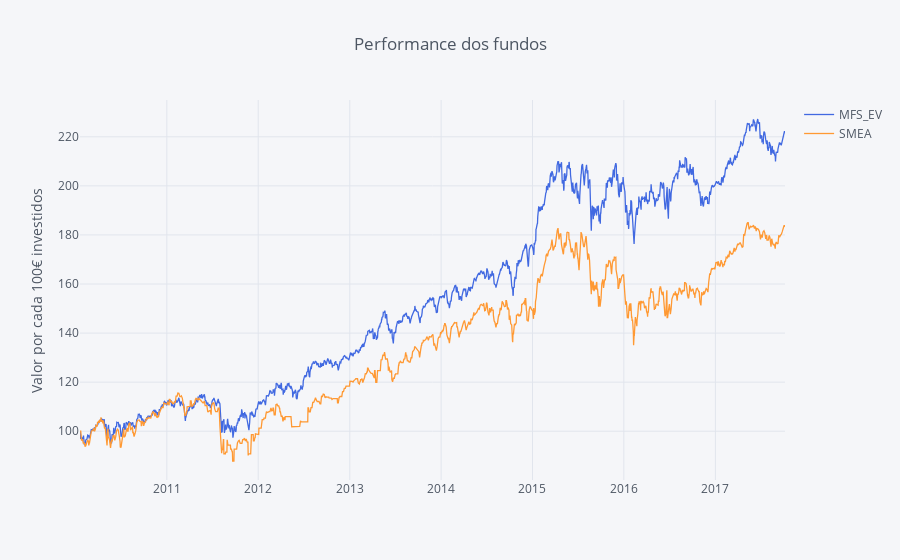

This figure's notebook cell:
### Code cell
Quotes_df_norm.iplot(kind='scatter',yTitle='Valor por cada 100€ investidos', title='Performance dos fundos',
                    colors=['royalblue', 'orange', 'dimgray'])

### Figure 1 — Plotly figure (JSON) as saved in the notebook; plotly's stock layout.template omitted (floating-point values rounded to 4 significant figures; data arrays with more than 128 entries replaced by an {"elided": "..."} marker saying what was removed)
{"data": [{"line": {"color": "rgba(65, 105, 225, 1.0)", "dash": "solid", "width": 1.3}, "mode": "lines", "name": "MFS_EV", "text": "", "type": "scatter", "x": {"elided": "1918 str values"}, "y": {"elided": "1918 float values"}}, {"line": {"color": "rgba(255, 153, 51, 1.0)", "dash": "solid", "width": 1.3}, "mode": "lines", "name": "SMEA", "text": "", "type": "scatter", "x": {"elided": "1918 str values"}, "y": {"elided": "1918 float values"}}], "layout": {"legend": {"bgcolor": "#F5F6F9", "font": {"color": "#4D5663"}}, "paper_bgcolor": "#F5F6F9", "plot_bgcolor": "#F5F6F9", "title": "Performance dos fundos", "titlefont": {"color": "#4D5663"}, "xaxis1": {"gridcolor": "#E1E5ED", "showgrid": true, "tickfont": {"color": "#4D5663"}, "title": "", "titlefont": {"color": "#4D5663"}, "zerolinecolor": "#E1E5ED"}, "yaxis1": {"gridcolor": "#E1E5ED", "showgrid": true, "tickfont": {"color": "#4D5663"}, "title": "Valor por cada 100€ investidos", "titlefont": {"color": "#4D5663"}, "zerolinecolor": "#E1E5ED"}}}
